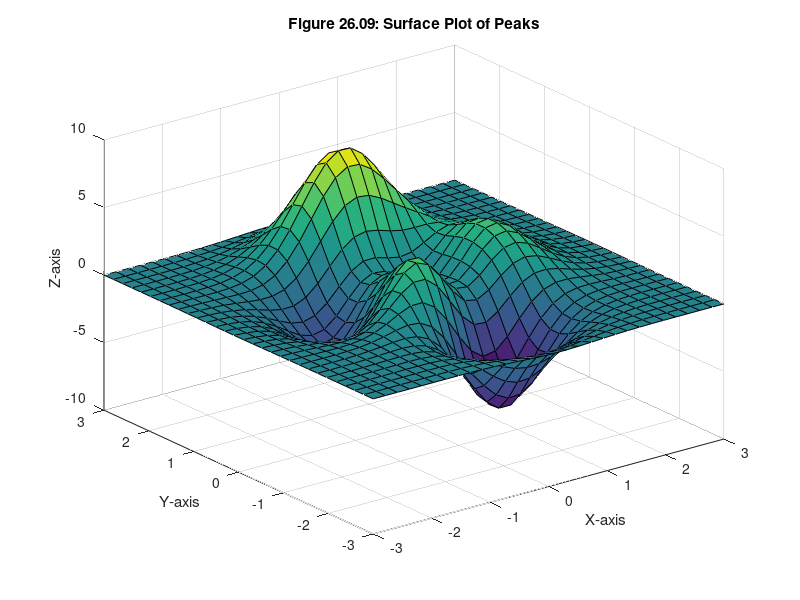

The MATLAB script that drew this image:
[X,Y,Z] = peaks(30);
surf(X,Y,Z)
xlabel('X-axis'), ylabel('Y-axis'), zlabel('Z-axis')
title('Figure 26.09: Surface Plot of Peaks')
